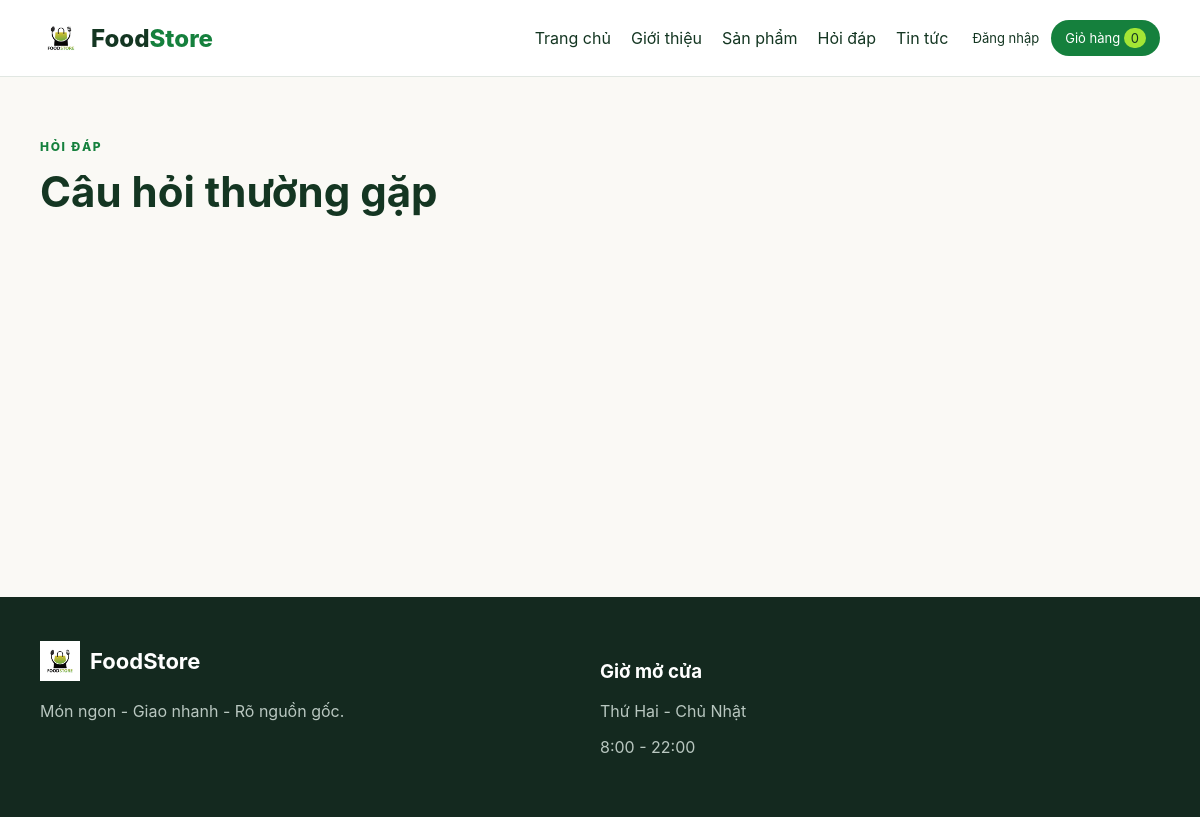
The page /faq on the database as committed earlier.
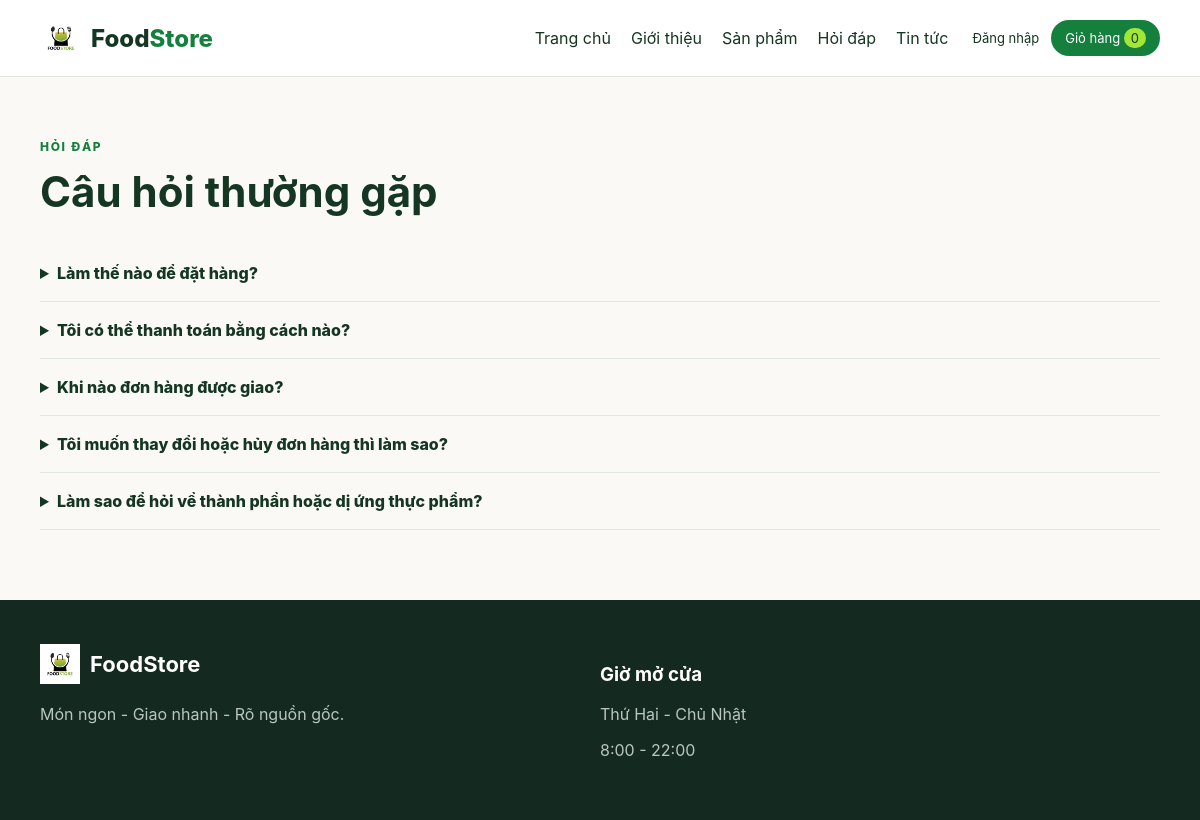
The same page on the database as committed later.
### tables this page shows
CREATE TABLE IF NOT EXISTS faqs (
    id INT UNSIGNED AUTO_INCREMENT PRIMARY KEY,
    question VARCHAR(255) NOT NULL,
    answer TEXT NOT NULL,
    is_active TINYINT(1) NOT NULL DEFAULT 1
);

### app/views/layout.php (called while the page is built, shortened)
<?php
function e($value): string { return htmlspecialchars((string) $value, ENT_QUOTES, 'UTF-8'); }
function cartCount(): int
{
    return array_sum(array_column($_SESSION['cart'] ?? [], 'quantity'));
}
function renderLayout(string $title, string $view, array $data = []): void
{
    extract($data);
    $currentUser = $_SESSION['user'] ?? null;
    require __DIR__ . '/header.php';
    require $view;
    require __DIR__ . '/footer.php';
}

### app/controllers/AppController.php (called while the page is built, shortened)
<?php
class AppController
{
    private PDO $db;
    private string $views;
    public function __construct(PDO $db)
    {
        $this->db = $db;
        $this->views = dirname(__DIR__) . '/views';
    }
    public function faq(): void
    {
        $faqs = $this->db->query("SELECT * FROM faqs WHERE is_active=1")->fetchAll();
        renderLayout('Hỏi đáp', $this->views . '/faq.php', ['faqs' => $faqs]);
    }
}

### app/views/faq.php (the view, shortened to what this page needs)
<section class="container page">
    <p class="eyebrow">HỎI ĐÁP</p>
    <h1>Câu hỏi thường gặp</h1>
    <div class="faq-list">
        <?php foreach ($faqs as $faq): ?>
            <details>
                <summary><?= e($faq['question']) ?></summary>
            </details>
        <?php endforeach; ?>
    </div>
</section>

### public/index.php (shortened to what this page needs)
<?php
require_once dirname(__DIR__) . '/app/views/layout.php';
require_once dirname(__DIR__) . '/app/controllers/AppController.php';
$pdo = database();
$controller = new AppController($pdo);
$path = parse_url($_SERVER['REQUEST_URI'], PHP_URL_PATH);
$path = rtrim($path, '/') ?: '/';
$method = $_SERVER['REQUEST_METHOD'];
$routes = [
    'GET /' => 'home',
    'GET /about' => 'about',
    'GET /products' => 'products',
    'GET /pricing' => 'pricing',
    'GET /faq' => 'faq',
    'GET /news' => 'news',
    'GET /robots.txt' => 'robots',
    'GET /sitemap.xml' => 'sitemap',
    'GET /cart' => 'cart',
    'GET /checkout' => 'checkout',
    'GET /login' => 'login',
    'GET /register' => 'register',
    'GET /profile' => 'profile',
    'GET /profile/password' => 'changePassword',
    'GET /orders' => 'orderHistory',
    'GET /logout' => 'logout',
    'GET /admin' => 'admin',
    'GET /seller' => 'seller',
    'GET /seller/revenue' => 'sellerRevenue',
    'GET /seller/products/new' => 'sellerProductNew',
    'POST /register' => 'registerPost',
    'POST /login' => 'loginPost',
    'POST /cart/add' => 'cartAdd',
    'POST /cart/update' => 'cartUpdate',
    'POST /checkout' => 'checkoutPost',
    'POST /profile' => 'profilePost',
    'POST /profile/password' => 'changePasswordPost',
    'POST /seller/products/save' => 'sellerProductSave',
    'POST /seller/products/delete' => 'sellerProductDelete',
    'POST /seller/products/availability' => 'sellerProductAvailability',
    'POST /seller/orders/status' => 'sellerOrderItemStatus',
    'POST /news/comment' => 'newsCommentPost',
    'POST /admin/posts/save' => 'adminPostSave',
    'POST /admin/posts/delete' => 'adminPostDelete',
];
$key = $method . ' ' . $path;
if (isset($routes[$key])) {
    $controller->{$routes[$key]}();
    exit;
}

### app/views/header.php (shortened to what this page needs)
<?php
$requestPath = parse_url($_SERVER['REQUEST_URI'] ?? '/', PHP_URL_PATH);
$sellerArea = $currentUser && $currentUser['role'] === 'seller' &&
    ($requestPath === '/seller' || str_starts_with((string) $requestPath, '/seller/'));
?>
<!doctype html>
<html lang="vi">
<head>
    <link rel="stylesheet" href="/assets/css/style.css">
</head>
<body>
<header class="site-header">
    <div class="container header-inner">
        <a class="brand" href="/" aria-label="Trang chủ FoodStore"><img src="/assets/images/logo.avif" alt=""><span class="brand-name">Food<span>Store</span></span></a>
        <?php if ($currentUser && $currentUser['role'] === 'admin'): ?>
            <nav class="main-nav admin-nav" aria-label="Menu quản trị">
                <a href="/admin">Tổng quan</a>
                <a href="/admin/users">Thành viên</a>
                <a href="/admin/products">Sản phẩm</a>
                <a href="/admin/orders">Đơn hàng</a>
                <a href="/admin/faqs">FAQ</a>
                <a href="/admin/posts">Bài viết</a>
                <a href="/admin/comments">Bình luận</a>
            </nav>
        <?php else: ?>
            <nav class="main-nav" aria-label="Điều hướng chính">
                <a href="/">Trang chủ</a>
                <a href="/about">Giới thiệu</a>
                <a href="/products">Sản phẩm</a>
                <a href="/faq">Hỏi đáp</a>
                <a href="/news">Tin tức</a>
            </nav>
        <?php endif; ?>
        <div class="header-actions">
            <?php if ($currentUser && $currentUser['role'] === 'admin'): ?>
                <details class="admin-account-menu">
                    <summary class="admin-label">FoodStore Admin</summary>
                    <div class="admin-account-links">
                        <a href="/logout" data-confirm="Bạn có chắc chắn muốn đăng xuất không?">Đăng xuất</a>
                    </div>
                </details>
            <?php elseif ($currentUser && !$sellerArea): ?>
                <a href="/profile"><?= e($currentUser['name']) ?></a>
                <?php if ($currentUser['role'] === 'seller'): ?><a href="/seller">Khu vực người bán</a><?php endif; ?>
                <a href="/logout" data-confirm="Bạn có chắc chắn muốn đăng xuất không?">Đăng xuất</a>
            <?php elseif (!$currentUser): ?>
                <a href="/login">Đăng nhập</a>
            <?php endif; ?>
            <?php if (!$currentUser || ($currentUser['role'] !== 'admin' && !$sellerArea)): ?>
                <a class="cart-link" href="/cart">Giỏ hàng <span><?= cartCount() ?></span></a>
            <?php endif; ?>
        </div>
    </div>
</header>
<main>

### app/views/footer.php (shortened to what this page needs)
</main>
<footer class="site-footer">
    <div class="container footer-grid">
        <div>
            <strong class="footer-brand"><img src="/assets/images/logo.avif" alt="">FoodStore</strong>
            <p>Món ngon - Giao nhanh - Rõ nguồn gốc.</p>
        </div>
        <div>
            <h3>Giờ mở cửa</h3>
            <p>Thứ Hai - Chủ Nhật</p>
            <p>8:00 - 22:00</p>
        </div>
    </div>
</footer>
</body>
</html>

### public/assets/css/style.css (style rules this page uses)
:root { --green: #15803D; --lime: #A3E635; --cream: #FAF9F5; --ink: #143622; --accent: #EA580C; --muted: #66736d; --line: #e1e7e2; }
* { box-sizing: border-box; }
body { margin: 0; font-family: Inter, "Segoe UI", Arial, sans-serif; color: var(--ink); background: var(--cream); text-rendering: optimizeLegibility; }
a { color: inherit; text-decoration: none; }
.container { width: min(1120px, calc(100% - 32px)); margin-inline: auto; }
.site-header { position: sticky; top: 0; z-index: 20; background: #fff; border-bottom: 1px solid var(--line); }
.header-inner { min-height: 76px; display: flex; align-items: center; gap: 24px; }
.brand { display: inline-flex; align-items: center; gap: 9px; font-size: 24px; font-weight: 800; }
.brand img { width: 42px; height: 42px; flex: none; object-fit: contain; }
.brand-name > span { color: var(--green); }
.main-nav { display: flex; gap: 20px; margin-left: auto; font-size: 16px; }
.header-actions { display: flex; align-items: center; gap: 12px; font-size: 13px; }
.cart-link { border-radius: 999px; background: var(--green); color: #fff; padding: 10px 14px; }
.cart-link span { background: var(--lime); color: var(--ink); padding: 2px 7px; border-radius: 20px; }
.eyebrow { color: var(--green) !important; font-size: 12px !important; font-weight: 800; letter-spacing: 0.14em; }
.section-heading h2, .page h1 { font-size: 42px; margin: 8px 0 28px; }
.page { min-height: 520px; padding-top: 50px; padding-bottom: 70px; }
.faq-list details { border-bottom: 1px solid var(--line); padding: 18px 0; }
.faq-list summary { font-weight: 800; cursor: pointer; }
.site-footer { background: #14291f; color: #fff; padding: 44px 0; }
.footer-grid { display: grid; grid-template-columns: 2fr 1fr 1fr; gap: 30px; }
.footer-brand { display: inline-flex; align-items: center; gap: 10px; font-size: 22px; }
.footer-brand img { width: 40px; height: 40px; flex: none; object-fit: contain; }
.site-footer p { color: #b9c7c0; }

Rows that differ between the two databases and show on the page:
added faqs: question "Làm thế nào để đặt hàng?"
added faqs: question "Tôi có thể thanh toán bằng cách nào?"
added faqs: question "Khi nào đơn hàng được giao?"
added faqs: question "Tôi muốn thay đổi hoặc hủy đơn hàng thì làm sao?"
added faqs: question "Làm sao để hỏi về thành phần hoặc dị ứng thực phẩm?"
